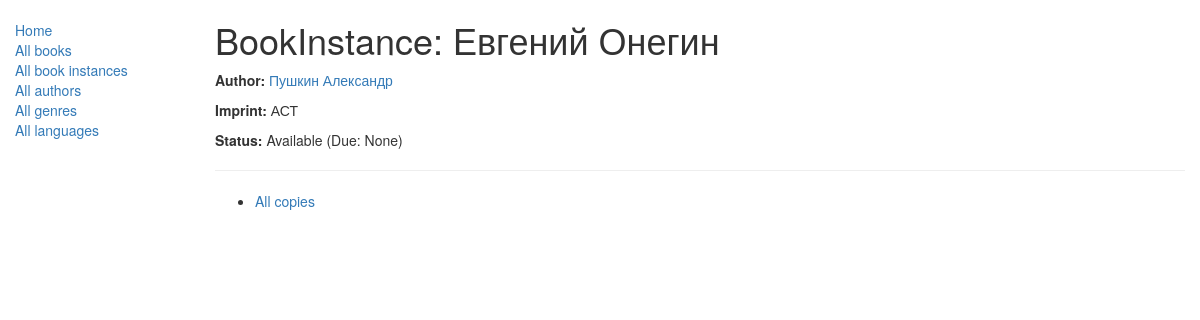
Page /catalog/bookinstance/9dd68827-67ac-4d5d-9535-4f32b8f385b2 on the committed database.
### catalog/models.py (models this page shows, shortened)
class BookInstance(models.Model):
    id = models.UUIDField(primary_key=True, default=uuid.uuid4, help_text="Уникальный идентификатор для конкретной книги.")
    book = models.ForeignKey('Book', on_delete=models.SET_NULL, null=True)
    imprint = models.CharField(max_length=200)
    due_back = models.DateField(null=True, blank=True)
    borrower = models.ForeignKey(settings.AUTH_USER_MODEL, on_delete=models.SET_NULL, null=True, blank=True)
    LOAN_STATUS = (
        ('m', 'Maintenance'),
        ('o', 'On loan'),
        ('a', 'Available'),
        ('r', 'Reserved'),
    )
    status = models.CharField(max_length=1, choices=LOAN_STATUS, blank=True, default='m', help_text="Наличие книги.")
    class Meta:
        ordering = ('due_back',)
        permissions = (("can_mark_returned", "Set book as returned"),)

class Book(models.Model):
    title = models.CharField(max_length=200)
    author = models.ForeignKey('Author', on_delete=models.SET_NULL, null=True)
    summary = models.TextField(max_length=1000, help_text='Добавьте описание для книги.')
    isbn = models.CharField('ISBN', max_length=13, help_text="13 Персонажей <a href='https://www.isbn-international.org/content/what-isbn'>ISBN</a>")
    genre = models.ManyToManyField('Genre', help_text="Выберите жанр для книги.")
    language = models.ForeignKey('Language', on_delete=models.SET_NULL, null=True)
    class Meta:
        ordering = ['title','author']
    def get_absolute_url(self):
        return reverse("book-detail", args=[str(self.id)])
    def display_genre(self):
        return ", ".join([genre.name for genre in self.genre.all()[:3] ])
    display_genre.short_description = 'Genre'

class Author(models.Model):
    first_name = models.CharField(max_length=100)
    last_name = models.CharField(max_length=100)
    date_of_birth = models.DateField(null=True, blank=True)
    date_of_death = models.DateField('Died', null=True, blank=True)
    def get_absolute_url(self):
        return reverse('author-detail', args=[str(self.id)])
    def __str__(self):
        return '%s %s' % (self.last_name, self.first_name)
    class Meta:
        ordering = ['last_name',]

### catalog/views.py (the view)
# urls.py: path('bookinstance/<uuid:pk>', views.BookInstanceDetailView.as_view(),
class BookInstanceDetailView(generic.DetailView):
    model = BookInstance

### catalog/templates/catalog/bookinstance_detail.html (shortened to what this page needs)
{% extends "base_generic.html" %}
{% block content %}
<h1>BookInstance: {{ bookinstance.book.title }}</h1>
<p><strong>Author:</strong> <a href="{{ bookinstance.book.author.get_absolute_url }}">{{ bookinstance.book.author }}</a></p>
<p><strong>Imprint:</strong> {{ bookinstance.imprint }}</p>
<p><strong>Status:</strong> {{ bookinstance.get_status_display }} {% if bookinstance.status != bookinstance.LoanStatus.AVAILABLE %} (Due: {{bookinstance.due_back}}){% endif %}</p>
<hr>
<ul>
  <li>
    <a href="{{ bookinstance.book.get_absolute_url }}">All copies</a>
  </li>
</ul>
{% endblock %}
{% block sidebar %}
  {{ block.super }}
{% endblock %}

### rows in the picture
BookInstance: book "Евгений Онегин", book.author "Пушкин Александр", imprint "АСТ", status "Available", due_back "None"
